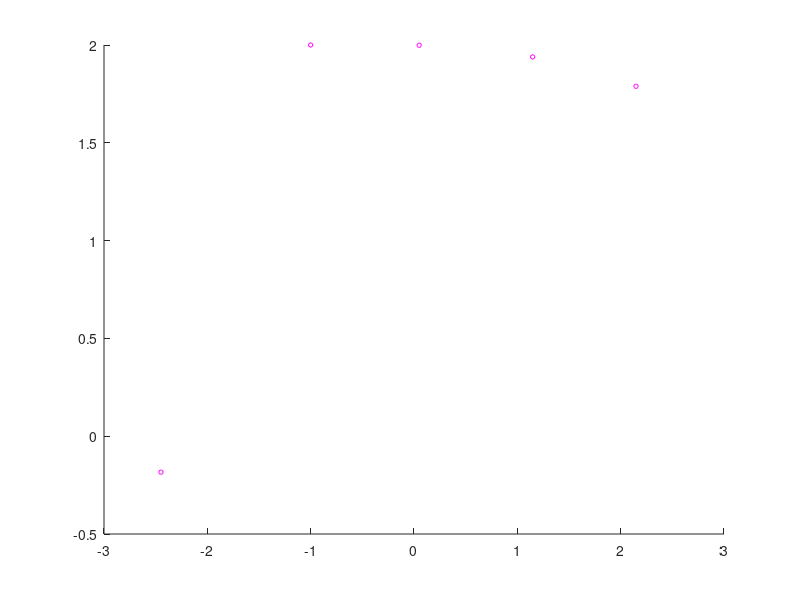

Write MATLAB code to recreate this figure. (Note: this script raises an error after producing the figure.)
%%%%%%%%%%%%%%%%%%%%%%%%%%%%%%%%%%%%%%%%%%%%%%%%%%%%%%%%%%%%%%%%%%%%%%%%%%%
% Points2Hand_pseudo
%   Author: Kevin O'Neill
%   Date: 2015/02/27
%   Desc: 
%       This file contains pseudo-code for how to turn points into hand
%       angles. There are 27 DOFs that must be calculated to recreate hand
%       motion. Reduced and constrained models can have 23 DOFs to
%       calculate (excludes DIP since DIP and IIP are usually the same).
%
%       Finger Joint Angles (16):
%           Adb (Abduction / Aduction)
%           PIP (Proximal Interphalangeal joint)
%           IIP (Intermediate Interphalangeal joint)
%           DIP (Distal Interphalangeal joint)
%
%       Thumb Joint Angles (4):
%           Adb (Abduction / Aduction)
%           CMC (Carpometacarpal joint)            
%           MP (Metacarpophalangeal  joint)
%           IP (Interphalangeal joint)
%
%       Wrist Joint Angles(1):
%           WF (Wrist flexion/extension)sleep
%
%       Palm Degrees of Freedom (6):
%           Translation (3)
%           Rotation (3)
%
%       Marker Indicies: 23
%           One marker on each finger nail: 5
%           One marker on each finger joint: 15
%           One marker, centered, on the back of the hand: 1
%           One marker on the wrist: 1
%           One marker on the dorsal surface of the forearm: 1
%
%       Labels will follow a simplistic pattern for ease of typing and
%       reading. Each label will be a single set of (x,y,z) points in space.
%
%       Index Knuckle ( I0 )      - PIP and Adb Joint
%       Index IIP ( I1 )          - IIP Joint
%       Index DIP ( I2 )          - DIP Joint
%       Index Finger Nail ( I3 )  - Finger Tip
%
%       Repeat for each finger and thumb (T,I,M,R,L)       
%
%       Hand Back ( HB )
%
%       Wrist Joint ( WJ )
%
%       Forearm ( FA )
%
%%%%%%%%%%%%%%%%%%%%%%%%%%%%%%%%%%%%%%%%%%%%%%%%%%%%%%%%%%%%%%%%%%%%%%%%%%%

%% Load and seperate data

rotMatx = @(x) [      1,       0,        0;...
                      0, cosd(x), -sind(x);...
                      0, sind(x),  cosd(x)];
                  
rotMaty = @(x) [cosd(x),       0,  sind(x);...
                      0,       1,        0;...
               -sind(x),       0,  cosd(x)];
           
rotMatz = @(x) [cosd(x),-sind(x),        0;...
                sind(x), cosd(x),        0;...
                      0,       0,        1];

HB = [0;0;0];
I0 = [-1;1;0] + HB; M0 = [0;1;0] + HB;
I1 = rotMatz(-45)*rotMatx(45)      * [0;-1;0] .* [1;-1;1] + I0;
I2 = rotMatz(-45)*rotMatx(45+45)   * [0;-1;0] .* [1;-1;1] + I1;
I3 = rotMatz(-45)*rotMatx(45+45+30) * [0;-1;0] .* [1;-1;1] + I2;
% 
DERP = [HB';M0';I0';I1';I2';I3'];

jointAngles = [55,   45,   45,   45;
               -10,   45,   60,   30;...
               0,   10,   20,   30;...
               10,   10,   10,   10;...
               20,   30,   10,   0];
    
jointAngles(1,1) = jointAngles(1,1) -75.9638;            

ThumbMarkers = zeros(4,3);
IndexMarkers = zeros(4,3);
MiddleMarkers = zeros(4,3);
RingMarkers = zeros(4,3);
LittleMarkers = zeros(4,3);
             
for i = 1:4

    if i == 1
        ThumbMarkers(1,:)  = [-1.5, -0.5, 0] + HB';
        IndexMarkers(1,:)  = [-1, 1, 0] + HB';
        MiddleMarkers(1,:) = [ 0, 1, 0] + HB';
        RingMarkers(1,:)   = [ 1, 0.95, 0] + HB';
        LittleMarkers(1,:) = [ 2, 0.80, 0] + HB';
    else
        ThumbMarkers(i,:)  = (rotMatz(jointAngles(1,1))*rotMatx(sum(jointAngles(1,2:i))) * [0;-1;0] .* [1;-1;1] + ThumbMarkers(i-1,:)')';
        IndexMarkers(i,:)  = (rotMatz(jointAngles(2,1))*rotMatx(sum(jointAngles(2,2:i))) * [0;-1;0] .* [1;-1;1] + IndexMarkers(i-1,:)')';
        MiddleMarkers(i,:) = (rotMatz(jointAngles(3,1))*rotMatx(sum(jointAngles(3,2:i))) * [0;-1;0] .* [1;-1;1] + MiddleMarkers(i-1,:)')';
        RingMarkers(i,:)   = (rotMatz(jointAngles(4,1))*rotMatx(sum(jointAngles(4,2:i))) * [0;-1;0] .* [1;-1;1] + RingMarkers(i-1,:)')';
        LittleMarkers(i,:) = (rotMatz(jointAngles(5,1))*rotMatx(sum(jointAngles(5,2:i))) * [0;-1;0] .* [1;-1;1] + LittleMarkers(i-1,:)')';
        
    end % END IF
    
end % END FOR
    
% hold on
% 
% scatter3(0,0,0, 'k');
% plot3([0, ThumbMarkers(1,1)], [0, ThumbMarkers(1,2)], [0,ThumbMarkers(1,3)], 'k')
% plot3([0, IndexMarkers(1,1)], [0, IndexMarkers(1,2)], [0,IndexMarkers(1,3)], 'k')
% plot3([0, MiddleMarkers(1,1)], [0, MiddleMarkers(1,2)], [0,MiddleMarkers(1,3)], 'k')
% plot3([0, RingMarkers(1,1)], [0, RingMarkers(1,2)], [0,RingMarkers(1,3)], 'k')
% plot3([0, LittleMarkers(1,1)], [0, LittleMarkers(1,2)], [0,LittleMarkers(1,3)], 'k')
% 
% scatter3(ThumbMarkers(:,1), ThumbMarkers(:,2), ThumbMarkers(:,3), 'r'); 
% plot3(ThumbMarkers(:,1), ThumbMarkers(:,2), ThumbMarkers(:,3), 'r')
% 
% scatter3(IndexMarkers(:,1), IndexMarkers(:,2), IndexMarkers(:,3), 'g'); 
% plot3(IndexMarkers(:,1), IndexMarkers(:,2), IndexMarkers(:,3), 'g')
% 
% scatter3(MiddleMarkers(:,1), MiddleMarkers(:,2), MiddleMarkers(:,3), 'b'); 
% plot3(MiddleMarkers(:,1), MiddleMarkers(:,2), MiddleMarkers(:,3), 'b')
% 
% scatter3(RingMarkers(:,1), RingMarkers(:,2), RingMarkers(:,3), 'm');
% plot3(RingMarkers(:,1), RingMarkers(:,2), RingMarkers(:,3), 'm')
% 
% scatter3(LittleMarkers(:,1), LittleMarkers(:,2), LittleMarkers(:,3), 'c'); 
% plot3(LittleMarkers(:,1), LittleMarkers(:,2), LittleMarkers(:,3), 'c')
% hold off
                
%% Finger Angles (Not Knuckle)

% Allocate variable to store angles
calcAngles = zeros(5,4);

% Create FingerMarkers matrix
FingerMarkers = [ThumbMarkers;IndexMarkers;MiddleMarkers;RingMarkers;LittleMarkers];

% Calculate the vectors from one joint to another
vecFingers = FingerMarkers(2:end,:) - FingerMarkers(1:end-1,:);
vecFingers(~mod(1:length(vecFingers), 4)',:) = []; % Cull excess vectors (eg: IndexTip to Middle Knuckle)

% Create an index variable 
idx1 = 1:length(vecFingers);
idx1(~mod(idx1,3)) = [];
idx2 = idx1+1;

% Define a function [vecMag] such that it returns the magnitude of a matrix
% [x] of vectors [x_i].
vecMag = @(x) sqrt(x(:,1).^2 + x(:,2).^2 + x(:,3).^2);

% Allocate variable to store calculated angles between distal bones of the
% fingers. (2 joints for 5 fingers -> 10 indicies)
anglesTmp = zeros(1,10);

%  Calculate the angle for each distal and intermediate joint of the finger
% theta = acosd( dot(v,w) / (||v|| * ||w||));
anglesTmp = acosd( dot(vecFingers(idx1,:),vecFingers(idx2,:),2) ./ (vecMag(vecFingers(idx1,:)).*vecMag(vecFingers(idx2,:))));

% Store the calculated angles in the [calcAngles] matrix. Use the [real]
% values as imaginary values occur when the angle is 0 (or 180);
calcAngles(:,3:4) = real(reshape(anglesTmp',2,5)');

%% Kuckle Angles

% Create a matrix of knuckle positions;
knuckleMarkers = FingerMarkers(fliplr(~mod(1:length(FingerMarkers),4)),:);

% Create a matrix of vectors from the [HB] to the knuckles
vecHandBack = knuckleMarkers - repmat(HB', 5,1);

% Create a matrix of vectors from one knuckle to another. (T->I, I->M, ...)
vecNeighbor = knuckleMarkers(2:end,:) - knuckleMarkers(1:end-1,:);
vecNeighbor = [vecNeighbor; vecNeighbor(end,:)]; % Add a copy of the last vector for the little (5th) finger

% Calculate the normals created by <knuckle-to-HB> and <knuckle-to-knuckle>
planeNormals = cross(vecNeighbor, vecHandBack,2);   
planeNormals2 = planeNormals./repmat(vecMag(planeNormals),1,3);
% virtualMarkers = knuckleMarkers + planeNormals2;

% Generate a vector normal to the projection plane.
normProj2 = cross(planeNormals2, vecNeighbor, 2);
normProj2 = normProj2 ./ repmat(vecMag(normProj2),1,3); % Normalize result

% Project the '0' angle markers onto the hand. The Thumb zero is off by an offset
normPoint = normProj2 + knuckleMarkers;
hold on
scatter3(normPoint(:,1), normPoint(:,2), normPoint(:,3), 10, repmat([1, 0, 1],5,1))
hold off

% Calculate the projection of the proximal phalange onto the HB plane
% normal [planeNormals2] and knuckle vector [vecNeighbor]. 
% sind(theta) = (dot(v, w) / ||w||^2) * w
normProj = repmat((dot(vecFingers(fliplr(~mod(1:length(vecFingers),3)),:), planeNormals2,2)./(vecMag(planeNormals2).^2)),1,3).*planeNormals2;
latProj  = repmat((dot(vecFingers(fliplr(~mod(1:length(vecFingers),3)),:), vecNeighbor,2)  ./(vecMag(vecNeighbor).^2))  ,1,3).*vecNeighbor;

% Calculate the angles and sign of angle for the projdections
% theta = asind((dot(v, w) / ||w||^2) * w)
% angleSign = -sign(<>)
calcAngles(:,2) = asind(vecMag(normProj)) .* -sign(normProj(:,3));
calcAngles(:,1) = asind(vecMag( latProj)) .* -sign( latProj(:,1));


%% Index joint angles
% IndexAngles = zeros(4,1); % Abd, PIP, IIP, DIP
% 
% % Index DIP Angle
% vec1 = I3 - I2; % DIP to tip vector
% vec2 = I2 - I1; % IIP to DIP vector
% 
% IndexAngles(4) = acosd( dot(vec1, vec2) / (norm(vec1)*norm(vec2)) ); % Finds the angle between two vectors.
% 
% % Index IIP Angle
% vec1 = I2 - I1; % IIP to DIP vector
% vec2 = I1 - I0; % Knuckle to IIP vector
% 
% IndexAngles(3) = acosd( dot(vec1, vec2) / (norm(vec1)*norm(vec2)) ); % Finds the angle between two fectors.

%%  Index PIP Angle
% This one is more tricky. We need to define a plane and project the
% <I1-I0> vector onto it. The sine of the magnitude of the projection is
% the PIP angles and the angle between the projection and the axis is the
% Abd angle. This plane will be created by first creating a 'hand plane'
% using two knuckle joints and the HB point. Then celculating the normal to
% that plane. Creating a virtual point 'above' the knuckle of interest,
% then solving for a new plane using the virtual point, the knuckle of
% interest and a neighboring knuckle.

% The index knuckle will be our plane "anchor"
% planeNormal = cross(I0 - HB,I0 - M0);
% planeNormal = planeNormal./norm(planeNormal);
% 
% virtualIndex = I0 + planeNormal;
% 
% projNormal = cross(I0 - virtualIndex, I0 - M0);
% projNormal = projNormal./norm(projNormal);
% 
% proj2 = I1 - dot(I1-I0, projNormal)*projNormal-I0;
% 
% IndexAngles(2) = asind(norm(proj2)) * -sign(proj2(3)); % PIP angle
% IndexAngles(1) = acosd( dot(proj2, [0, 0, 1]) / (norm(proj2)*norm([0, 0, 1])) )-180; % Abd angle

%% Method 2

% planeNormal = cross(I0 - HB,I0 - M0);
% planeNormal = planeNormal./norm(planeNormal);
% virtualIndex = I0 + planeNormal;
% 
% vec1 = planeNormal;
% vec2 = M0-I0;
% vec2 = vec2./norm(vec2);
% 
% normProj2 = cross(vec1, vec2);
% vec3 = normProj2./norm(normProj2);
% 
% normProj = (dot(I1-I0, vec1)/norm(vec1)^2)*vec1;
% latProj =  (dot(I1-I0, vec2)/norm(vec2)^2)*vec2;
% testProj = (dot(I1-I0, vec3)/norm(vec3)^2)*vec3;
% 
% 
% combined = normProj + latProj;
% 
% IndexAngles(2) = asind(norm(normProj)) * -sign(normProj(3)); % PIP angle
% IndexAngles(1) = asind(norm( latProj)) * -sign( latProj(1)); % Abd angle

% basisPlane=null([1,1,0]./norm([1,1,0])); %basis for the plane
% 
% basisCoefficients= bsxfun(@minus, I1 ,I0)'*basisPlane ;
% 
% theResult=bsxfun(@plus,basisCoefficients*basisPlane.', I0);

%% Thumb Angles

%% Wrist Angle

%% Palm/Hand Orientation in space

translation = HB; % Maybe plus some offset
handNorm = cross(HB-I0, HB-M0);
handNorm = handNorm./vecMag(handNorm);
handTail = HB-WF; % Vector from hand back to wrist joint 
globalNorm = eye(3);

% Projection of handNorm onto global x-axis 
vecRotX = asind((dot(handNorm, globalNorm(1,:)) / vecMag(globalNorm(1,:))^2) * globalNorm(1,:)); 
vecRotY = asind((dot(handNorm, globalNorm(2,:)) / vecMag(globalNorm(2,:))^2) * globalNorm(2,:)); 
vecRotZ = acosd(dot(handTail, globalNorm(2,:)) / (norm(handTail) * norm(globalNorm(2,:))));
% Compare coordinate system to cross(HB-I0, HB-M0) with HB->WF

% Decompose a rotation matrix: http://nghiaho.com/?page_id=846

thetax = atan2(R(3,2), R(3,3));
thetay = atan2(-R(3,1), sqrt(R(3,2)^2 + R(3,3)^2));
thetaz = atan2(R(2,1), R(1,1));
% EOF